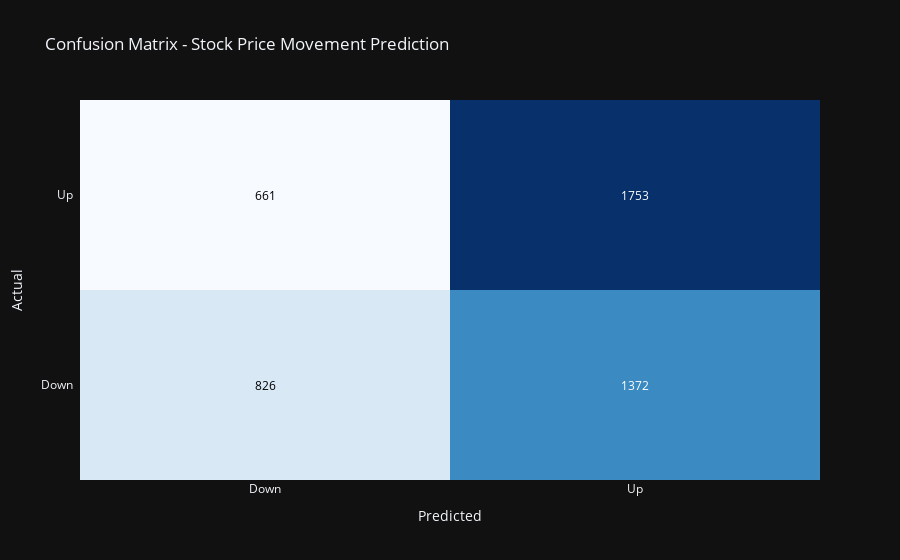

Write notebook code for a chart like this one.
### Code cell
from sklearn.metrics import confusion_matrix

main_df = pd.read_csv('history_final.csv')

main_df['day_of_week'] = pd.to_datetime(main_df['Date']).dt.dayofweek
main_df['month'] = pd.to_datetime(main_df['Date']).dt.month
main_df['Sector'] = main_df['Sector'].map(
    {'Industrials': 0, 'Health Care': 1, 'Information Technology': 2, 'Consumer Discretionary': 3, 'Financials': 4,
     'Materials': 5, 'Real Estate': 6, 'Consumer Staples': 7, 'Energy': 8, 'Utilities': 9,
     'Telecommunication Services': 10})
encoded_df = pd.read_csv('encoded_df.csv')

y = main_df['Label']

names = main_df['Symbol'].unique()

X_train, X_test, y_train, y_test = train_test_split(encoded_df, y, test_size=0.2, random_state=123)
xgb_model = xgb.XGBClassifier(objective="binary:logistic", random_state=42)
xgb_model.fit(X_train, y_train)

test_df = main_df[main_df['Symbol'] == 'GOOG']
testy_df = test_df.drop(
    ['Label', 'Date', 'Open', 'Close', 'CloseDiff', 'Symbol', 'VolumeScaledNormalized', 'Low', 'High'], axis=1)

tester = test_df['Label']

pred = xgb_model.predict(testy_df)
print(pred)
conf_matrix = confusion_matrix(tester, pred)

labels = ['Down', 'Up']
fig = ff.create_annotated_heatmap(
    z=conf_matrix,
    x=labels,
    y=labels,
    colorscale='Blues',
)
fig.update_layout(
    title='Confusion Matrix - Stock Price Movement Prediction',
    xaxis=dict(title='Predicted', side='bottom'),
    yaxis=dict(title='Actual'),
)
fig.show()

### Figure 1 — Plotly figure (JSON) as saved in the notebook; plotly's stock layout.template omitted (floating-point values rounded to 4 significant figures)
{"data": [{"colorscale": [[0.0, "rgb(247,251,255)"], [0.125, "rgb(222,235,247)"], [0.25, "rgb(198,219,239)"], [0.375, "rgb(158,202,225)"], [0.5, "rgb(107,174,214)"], [0.625, "rgb(66,146,198)"], [0.75, "rgb(33,113,181)"], [0.875, "rgb(8,81,156)"], [1.0, "rgb(8,48,107)"]], "reversescale": false, "showscale": false, "x": ["Down", "Up"], "y": ["Down", "Up"], "z": [[826, 1372], [661, 1753]], "type": "heatmap"}], "layout": {"annotations": [{"font": {"color": "#000000"}, "showarrow": false, "text": "826", "x": "Down", "xref": "x", "y": "Down", "yref": "y"}, {"font": {"color": "#FFFFFF"}, "showarrow": false, "text": "1372", "x": "Up", "xref": "x", "y": "Down", "yref": "y"}, {"font": {"color": "#000000"}, "showarrow": false, "text": "661", "x": "Down", "xref": "x", "y": "Up", "yref": "y"}, {"font": {"color": "#FFFFFF"}, "showarrow": false, "text": "1753", "x": "Up", "xref": "x", "y": "Up", "yref": "y"}], "xaxis": {"dtick": 1, "gridcolor": "rgb(0, 0, 0)", "side": "bottom", "ticks": "", "title": {"text": "Predicted"}}, "yaxis": {"dtick": 1, "ticks": "", "ticksuffix": "  ", "title": {"text": "Actual"}}, "title": {"text": "Confusion Matrix - Stock Price Movement Prediction"}}}
